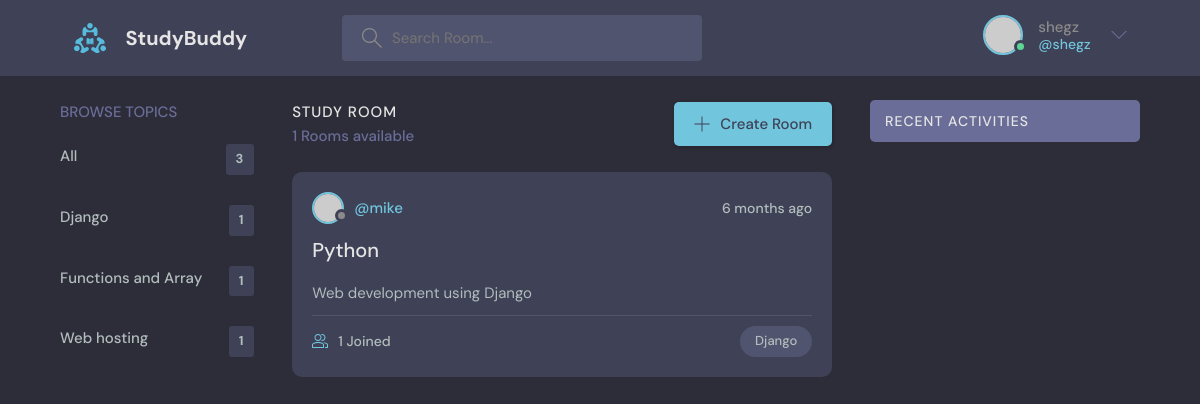
Screenshot of /?q=Django (signed in) with the database file from the repository.
### base/models.py (models this page shows, shortened)
class Topic(models.Model):
    name = models.CharField(max_length=150)

class Room(models.Model):
    host = models.ForeignKey(User, on_delete=models.SET_NULL, null=True)
    topic = models.ForeignKey(Topic, on_delete=models.SET_NULL, null=True)
    name = models.CharField(max_length=200, null=True)
    description = models.TextField(null=True, blank=True)
    participants = models.ManyToManyField(
        User, related_name='participants', blank=True)
    updated = models.DateTimeField(auto_now=True)
    created = models.DateTimeField(auto_now_add=True)
    class Meta:
        ordering = ['-updated', '-created']

### base/views.py (the view)
# urls.py: path('', views.home, name="home"),
def home(request):
    q = request.GET.get('q') if request.GET.get('q') != None else ''
    rooms = Room.objects.filter(
        Q(topic__name__icontains=q) | Q(name__icontains=q))
    topics = Topic.objects.all()
    room_count = rooms.count()
    room_messages = Message.objects.filter(Q(room__topic__name__icontains=q))
    context = {'rooms': rooms, 'topics': topics,
               'room_count': room_count, 'room_messages': room_messages}
    return render(request, 'base/home.html', context)

### base/templates/base/home.html (shortened to what this page needs)
{% extends 'main.html'%}
{% block content %}
<main class="layout layout--3">
    <div class="container">
        <div>
            {% include 'base/topics_component.html' %}
        </div>
        <div>
            <div class="roomList__header">
                <div>
                    <h2>Study Room</h2>
                    <p>{{room_count}} Rooms available</p>
                </div>
                <a class="btn btn--main" href="{% url 'create-room' %}">
                    <svg version="1.1" xmlns="http://www.w3.org/2000/svg" width="32" height="32" viewBox="0 0 32 32">
                        <title>add</title>
                        <path
                            d="M16.943
                            0.943h-1.885v14.115h-14.115v1.885h14.115v14.115h1.885v-14.115h14.115v-1.885h-14.115v-14.115z">
                        </path>
                    </svg>
                    Create Room
                </a>
            </div>
            {% include 'base/feed_component.html' %}
        </div>
        <div>
            {% include 'base/activity_component.html' %}
        </div>
    </div>
</main>
{% endblock content %}

### templates/navbar.html (shortened to what this page needs)
{% load static %}
<header class="header header--loggedIn">
    <div class="container">
        <a href="{% url 'home' %}" class="header__logo">
            <img src="{% static 'images/logo.svg' %}" />
            <h1>StudyBuddy</h1>
        </a>
        <form class="header__search" action="{% url 'home' %}" method="GET">
            <label>
                <input type="text" placeholder="Search Room..." name="q">
            </label>
        </form>
        <nav class="header__menu">
            <div class="header__user">
                {% if request.user.is_authenticated %}
                <a href="{% url 'user-profile' request.user.id%}">
                    <div class="avatar avatar--medium active">
                        <img src="https://randomuser.me/api/portraits/men/37.jpg" />
                    </div>
                    <p>{{request.user.username}} <span>@{{request.user}}</span></p>
                </a>
                {% else %}
                <a href="{% url 'login' %}">
                    <img src="{% static 'images/avatar.svg' %}" />
                    <p>Login</p>
                </a>
                {% endif %}
                <button class="dropdown-button">
                    <svg version="1.1" xmlns="http://www.w3.org/2000/svg" width="32" height="32" viewBox="0 0 32 32">
                        <title>chevron-down</title>
                        <path d="M16 21l-13-13h-3l16 16 16-16h-3l-13 13z"></path>
                    </svg>
                </button>
            </div>
        </nav>
    </div>
</header>

### base/templates/base/topics_component.html
<div class="topics">
    <div class="topics__header">
        <h2>Browse Topics</h2>
    </div>
    <ul class="topics__list">
        <li>
            <a href="{% url 'home' %}">All<span>{{topics.count}}</span></a>
        </li>
        {% for topic in topics %}
        <li>
            <a href="{% url 'home' %}?q={{ topic.name }}">{{topic.name}}<span>{{topic.room_set.all.count}}</span></a>
        </li>
        {% endfor %}
    </ul>
</div>

### base/templates/base/feed_component.html (shortened to what this page needs)
<div class="roomList">
    {% for i in rooms %}
    <div class="roomListRoom">
        <div class="roomListRoom__header">
            <a href="{% url 'user-profile' i.host.id %}" class="roomListRoom__author">
                <div class="avatar avatar--small">
                    <img src="https://randomuser.me/api/portraits/women/11.jpg" />
                </div>
                <span>@{{i.host.username}}</span>
            </a>
            <div class="roomListRoom__actions">
                <span>{{i.created|timesince}} ago</span>
            </div>
        </div>
        <div class="roomListRoom__content">
            <a href="{% url 'room' i.id%}">{{i.name}}</a>
            <p>
                {{i.description}}
            </p>
        </div>
        <div class="roomListRoom__meta">
            <a href="{% url 'room' i.id%}" class="roomListRoom__joined">
                {{i.participants.all.count}} Joined
            </a>
            <p class="roomListRoom__topic">{{i.topic.name}}</p>
        </div>
    </div>
    {% endfor %}
</div>

### rows the page displays
Topic: name "Django", room_set.all.count "1"
Topic: name "Functions and Array", room_set.all.count "1"
Topic: name "Web hosting", room_set.all.count "1"
Room: host.username "mike", created "6 months", name "Python", description "Web development using Django", participants.all.count "1", topic.name "Django"

### other values shown
{{ request.user.username }} "shegz"
{{ request.user }} "shegz"
{{ topics.count }} "3"
{{ room_count }} "1"
